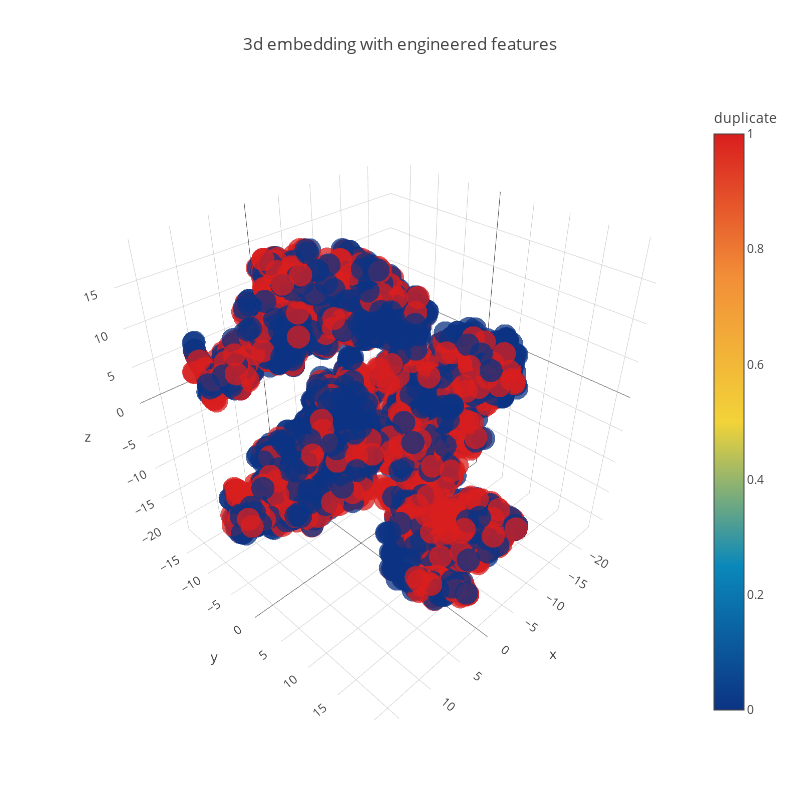

This figure's notebook cell:
### Code cell
trace1 = go.Scatter3d(
    x=tsne3d[:,0],
    y=tsne3d[:,1],
    z=tsne3d[:,2],
    mode='markers',
    marker=dict(
        sizemode='diameter',
        color = y,
        colorscale = 'Portland',
        colorbar = dict(title = 'duplicate'),
        line=dict(color='rgb(255, 255, 255)'),
        opacity=0.75
    )
)

data=[trace1]
layout=dict(height=800, width=800, title='3d embedding with engineered features')
fig=dict(data=data, layout=layout)
py.iplot(fig, filename='3DBubble')

### Figure 1 — Plotly figure (JSON) as saved in the notebook; plotly's stock layout.template omitted (floating-point values rounded to 4 significant figures; data arrays with more than 128 entries replaced by an {"elided": "..."} marker saying what was removed)
{"data": [{"marker": {"color": {"elided": "5000 int values"}, "colorbar": {"title": {"text": "duplicate"}}, "colorscale": "Portland", "line": {"color": "rgb(255, 255, 255)"}, "opacity": 0.75, "sizemode": "diameter"}, "mode": "markers", "type": "scatter3d", "uid": "d3cb4189-8d7b-4418-83d0-510e29ffc361", "x": {"elided": "5000 float values"}, "y": {"elided": "5000 float values"}, "z": {"elided": "5000 float values"}}], "layout": {"height": 800, "title": {"text": "3d embedding with engineered features"}, "width": 800}}
